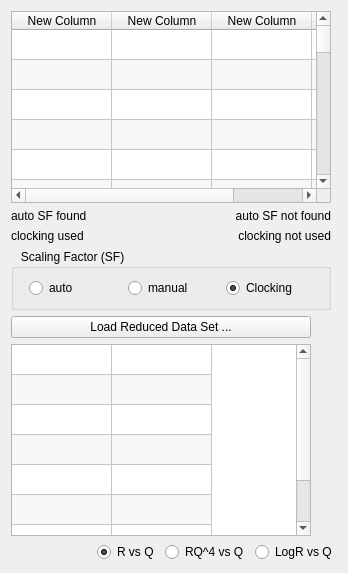
          <widget class="QWidget" name="data_stitching_Tab">
           <property name="autoFillBackground">
            <bool>false</bool>
           </property>
           <attribute name="title">
            <string>Data Stitching</string>
           </attribute>
           <layout class="QVBoxLayout" name="verticalLayout_3">
            <item>
             <layout class="QHBoxLayout" name="horizontalLayout_2">
              <item>
               <layout class="QVBoxLayout" name="verticalLayout_4">
                <item>
                 <widget class="QTableWidget" name="dataStitchingTable">
                  <property name="enabled">
                   <bool>true</bool>
                  </property>
                  <property name="minimumSize">
                   <size>
                    <width>320</width>
                    <height>0</height>
                   </size>
                  </property>
                  <property name="maximumSize">
                   <size>
                    <width>300</width>
                    <height>16777215</height>
                   </size>
                  </property>
                  <property name="alternatingRowColors">
                   <bool>true</bool>
                  </property>
                  <property name="wordWrap">
                   <bool>false</bool>
                  </property>
                  <attribute name="verticalHeaderVisible">
                   <bool>false</bool>
                  </attribute>
                  <attribute name="verticalHeaderVisible">
                   <bool>false</bool>
                  </attribute>
                  <row>
                   <property name="text">
                    <string>New Row</string>
                   </property>
                  </row>
                  <row>
                   <property name="text">
                    <string>New Row</string>
                   </property>
                  </row>
                  <row>
                   <property name="text">
                    <string>New Row</string>
                   </property>
                  </row>
                  <row>
                   <property name="text">
                    <string>New Row</string>
                   </property>
                  </row>
                  <row>
                   <property name="text">
                    <string>New Row</string>
                   </property>
                  </row>
                  <row>
                   <property name="text">
                    <string>New Row</string>
                   </property>
                  </row>
                  <row>
                   <property name="text">
                    <string>New Row</string>
                   </property>
                  </row>
                  <row>
                   <property name="text">
                    <string>New Row</string>
                   </property>
                  </row>
                  <row>
                   <property name="text">
                    <string>New Row</string>
                   </property>
                  </row>
                  <row>
                   <property name="text">
                    <string>New Row</string>
                   </property>
                  </row>
                  <row>
                   <property name="text">
                    <string>New Row</string>
                   </property>
                  </row>
                  <row>
                   <property name="text">
                    <string>New Row</string>
                   </property>
                  </row>
                  <row>
                   <property name="text">
                    <string>New Row</string>
                   </property>
                  </row>
                  <row>
                   <property name="text">
                    <string>New Row</string>
                   </property>
                  </row>
                  <row>
                   <property name="text">
                    <string>New Row</string>
                   </property>
                  </row>
                  <row>
                   <property name="text">
                    <string>New Row</string>
                   </property>
                  </row>
                  <row>
                   <property name="text">
                    <string>New Row</string>
                   </property>
                  </row>
                  <row>
                   <property name="text">
                    <string>New Row</string>
                   </property>
                  </row>
                  <row>
                   <property name="text">
                    <string>New Row</string>
                   </property>
                  </row>
                  <row>
                   <property name="text">
                    <string>New Row</string>
                   </property>
                  </row>
                  <row>
                   <property name="text">
                    <string>New Row</string>
                   </property>
                  </row>
                  <row>
                   <property name="text">
                    <string>New Row</string>
                   </property>
                  </row>
                  <row>
                   <property name="text">
                    <string>New Row</string>
                   </property>
                  </row>
                  <row>
                   <property name="text">
                    <string>New Row</string>
                   </property>
                  </row>
                  <row>
                   <property name="text">
                    <string>New Row</string>
                   </property>
                  </row>
                  <row>
                   <property name="text">
                    <string>New Row</string>
                   </property>
                  </row>
                  <row>
                   <property name="text">
                    <string>New Row</string>
                   </property>
                  </row>
                  <row>
                   <property name="text">
                    <string>New Row</string>
                   </property>
                  </row>
                  <row>
                   <property name="text">
                    <string>New Row</string>
                   </property>
                  </row>
                  <row>
                   <property name="text">
                    <string>New Row</string>
                   </property>
                  </row>
                  <row>
                   <property name="text">
                    <string>New Row</string>
                   </property>
                  </row>
                  <row>
                   <property name="text">
                    <string>New Row</string>
                   </property>
                  </row>
                  <row>
                   <property name="text">
                    <string>New Row</string>
                   </property>
                  </row>
                  <column>
                   <property name="text">
                    <string>New Column</string>
                   </property>
                  </column>
                  <column>
                   <property name="text">
                    <string>New Column</string>
                   </property>
                  </column>
                  <column>
                   <property name="text">
                    <string>New Column</string>
                   </property>
                  </column>
                  <column>
                   <property name="text">
                    <string>New Column</string>
                   </property>
                  </column>
                 </widget>
                </item>
                <item>
                 <layout class="QHBoxLayout" name="horizontalLayout_8">
                  <item>
                   <widget class="QLabel" name="sf_found_label">
                    <property name="text">
                     <string>auto SF found</string>
                    </property>
                   </widget>
                  </item>
                  <item>
                   <widget class="QLabel" name="sf_not_found_label">
                    <property name="text">
                     <string>auto SF not found</string>
                    </property>
                    <property name="alignment">
                     <set>Qt::AlignRight|Qt::AlignTrailing|Qt::AlignVCenter</set>
                    </property>
                   </widget>
                  </item>
                 </layout>
                </item>
                <item>
                 <layout class="QHBoxLayout" name="horizontalLayout_6">
                  <item>
                   <widget class="QLabel" name="clocking_found_label">
                    <property name="layoutDirection">
                     <enum>Qt::LeftToRight</enum>
                    </property>
                    <property name="text">
                     <string>clocking used</string>
                    </property>
                    <property name="alignment">
                     <set>Qt::AlignLeading|Qt::AlignLeft|Qt::AlignVCenter</set>
                    </property>
                   </widget>
                  </item>
                  <item>
                   <widget class="QLabel" name="clocking_not_found_label">
                    <property name="layoutDirection">
                     <enum>Qt::LeftToRight</enum>
                    </property>
                    <property name="text">
                     <string>clocking not used</string>
                    </property>
                    <property name="alignment">
                     <set>Qt::AlignRight|Qt::AlignTrailing|Qt::AlignVCenter</set>
                    </property>
                   </widget>
                  </item>
                 </layout>
                </item>
                <item>
                 <widget class="QGroupBox" name="groupBox">
                  <property name="title">
                   <string>   Scaling Factor (SF)</string>
                  </property>
                  <layout class="QHBoxLayout" name="horizontalLayout">
                   <property name="leftMargin">
                    <number>15</number>
                   </property>
                   <item>
                    <widget class="QRadioButton" name="autoSF">
                     <property name="enabled">
                      <bool>true</bool>
                     </property>
                     <property name="text">
                      <string>auto</string>
                     </property>
                     <property name="checked">
                      <bool>false</bool>
                     </property>
                    </widget>
                   </item>
                   <item>
                    <widget class="QRadioButton" name="manualSF">
                     <property name="enabled">
                      <bool>true</bool>
                     </property>
                     <property name="text">
                      <string>manual</string>
                     </property>
                    </widget>
                   </item>
                   <item>
                    <widget class="QRadioButton" name="oneSF">
                     <property name="enabled">
                      <bool>true</bool>
                     </property>
                     <property name="text">
                      <string>Clocking</string>
                     </property>
                     <property name="checked">
                      <bool>true</bool>
                     </property>
                    </widget>
                   </item>
                  </layout>
                 </widget>
                </item>
                <item>
                 <layout class="QVBoxLayout" name="verticalLayout_7">
                  <item>
                   <widget class="QPushButton" name="loadReducedAsciiDataSet">
                    <property name="enabled">
                     <bool>true</bool>
                    </property>
                    <property name="minimumSize">
                     <size>
                      <width>300</width>
                      <height>0</height>
                     </size>
                    </property>
                    <property name="maximumSize">
                     <size>
                      <width>300</width>
                      <height>16777215</height>
                     </size>
                    </property>
                    <property name="text">
                     <string>Load Reduced Data Set ...</string>
                    </property>
                   </widget>
                  </item>
                  <item>
                   <widget class="QTableWidget" name="reducedAsciiDataSetTable">
                    <property name="enabled">
                     <bool>true</bool>
                    </property>
                    <property name="minimumSize">
                     <size>
                      <width>300</width>
                      <height>0</height>
                     </size>
                    </property>
                    <property name="maximumSize">
                     <size>
                      <width>300</width>
                      <height>16777215</height>
                     </size>
                    </property>
                    <property name="contextMenuPolicy">
                     <enum>Qt::CustomContextMenu</enum>
                    </property>
                    <property name="editTriggers">
                     <set>QAbstractItemView::SelectedClicked</set>
                    </property>
                    <property name="alternatingRowColors">
                     <bool>true</bool>
                    </property>
                    <property name="selectionMode">
                     <enum>QAbstractItemView::ExtendedSelection</enum>
                    </property>
                    <property name="wordWrap">
                     <bool>false</bool>
                    </property>
                    <property name="columnCount">
                     <number>2</number>
                    </property>
                    <attribute name="horizontalHeaderVisible">
                     <bool>false</bool>
                    </attribute>
                    <attribute name="horizontalHeaderCascadingSectionResizes">
                     <bool>false</bool>
                    </attribute>
                    <attribute name="verticalHeaderVisible">
                     <bool>false</bool>
                    </attribute>
                    <attribute name="verticalHeaderVisible">
                     <bool>false</bool>
                    </attribute>
                    <attribute name="horizontalHeaderCascadingSectionResizes">
                     <bool>false</bool>
                    </attribute>
                    <attribute name="horizontalHeaderVisible">
                     <bool>false</bool>
                    </attribute>
                    <row>
                     <property name="text">
                      <string>New Row</string>
                     </property>
                    </row>
                    <row>
                     <property name="text">
                      <string>New Row</string>
                     </property>
                    </row>
                    <row>
                     <property name="text">
                      <string>New Row</string>
                     </property>
                    </row>
                    <row>
                     <property name="text">
                      <string>New Row</string>
                     </property>
                    </row>
                    <row>
                     <property name="text">
                      <string>New Row</string>
                     </property>
                    </row>
                    <row>
                     <property name="text">
                      <string>New Row</string>
                     </property>
                    </row>
                    <row>
                     <property name="text">
                      <string>New Row</string>
                     </property>
                    </row>
                    <row>
                     <property name="text">
                      <string>New Row</string>
                     </property>
                    </row>
                    <column>
                     <property name="text">
                      <string>New Column</string>
                     </property>
                    </column>
                    <column>
                     <property name="text">
                      <string>New Column</string>
                     </property>
                    </column>
                   </widget>
                  </item>
                 </layout>
                </item>
               </layout>
              </item>
              <item>
               <widget class="MPLWidgetXLogYLog" name="data_stitching_plot" native="true">
                <property name="enabled">
                 <bool>true</bool>
                </property>
                <property name="sizePolicy">
                 <sizepolicy hsizetype="Expanding" vsizetype="Expanding">
                  <horstretch>0</horstretch>
                  <verstretch>0</verstretch>
                 </sizepolicy>
                </property>
               </widget>
              </item>
             </layout>
            </item>
            <item>
             <layout class="QHBoxLayout" name="horizontalLayout_7">
              <item>
               <spacer name="horizontalSpacer_5">
                <property name="orientation">
                 <enum>Qt::Horizontal</enum>
                </property>
                <property name="sizeHint" stdset="0">
                 <size>
                  <width>40</width>
                  <height>20</height>
                 </size>
                </property>
               </spacer>
              </item>
              <item>
               <widget class="QRadioButton" name="RvsQ">
                <property name="enabled">
                 <bool>true</bool>
                </property>
                <property name="text">
                 <string>R vs Q</string>
                </property>
                <property name="checked">
                 <bool>true</bool>
                </property>
               </widget>
              </item>
              <item>
               <widget class="QRadioButton" name="RQ4vsQ">
                <property name="enabled">
                 <bool>true</bool>
                </property>
                <property name="text">
                 <string>RQ^4 vs Q</string>
                </property>
               </widget>
              </item>
              <item>
               <widget class="QRadioButton" name="LogRvsQ">
                <property name="enabled">
                 <bool>true</bool>
                </property>
                <property name="text">
                 <string>LogR vs Q</string>
                </property>
               </widget>
              </item>
             </layout>
            </item>
           </layout>
          </widget>
